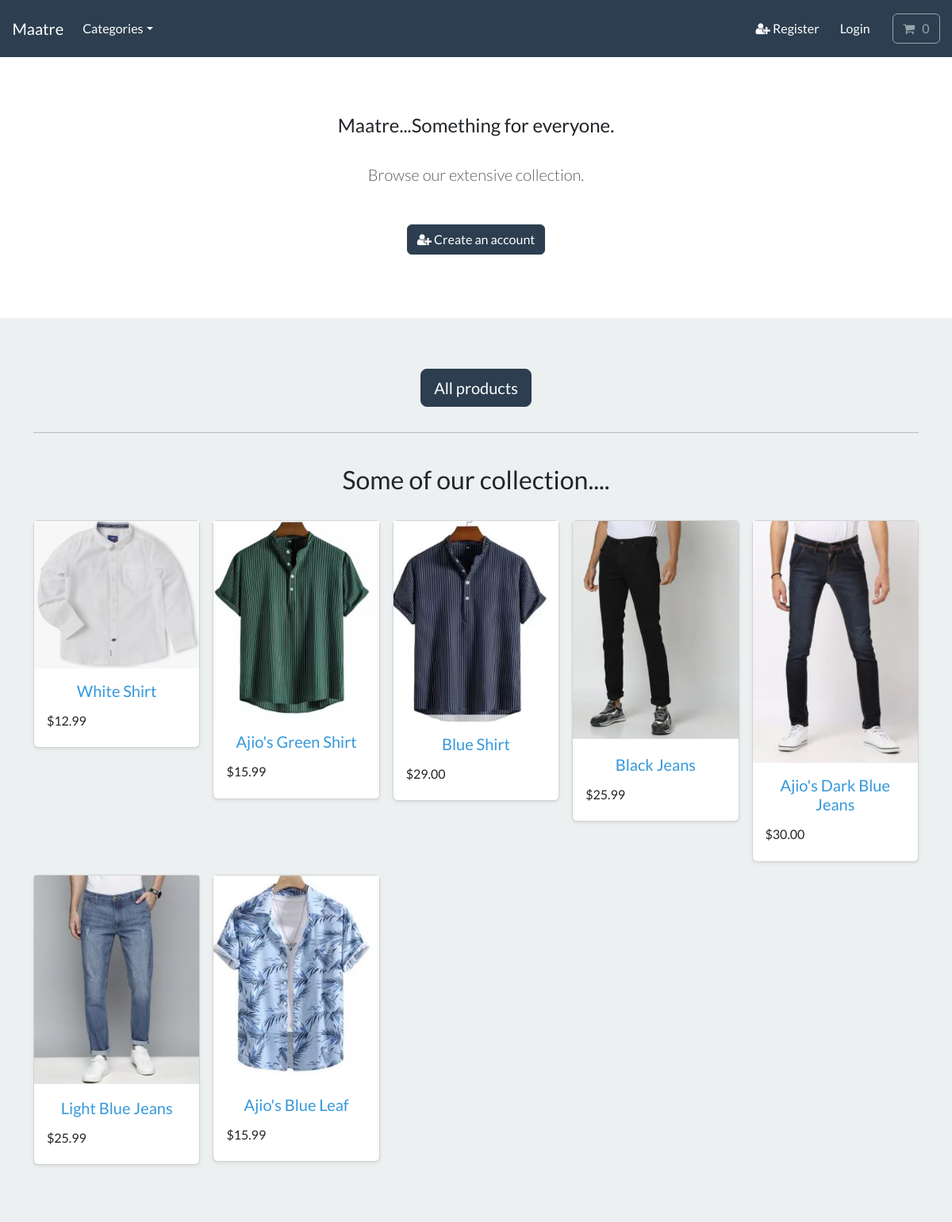
The page / on the database its author committed.
### store/models.py (models this page shows, shortened)
class Product(models.Model):
    category = models.ForeignKey(Category, on_delete=models.CASCADE, null=True, related_name='product')
    title = models.CharField(max_length=200)
    brand = models.CharField(max_length=200, default="un-branded")
    description = models.TextField(blank=True)
    slug = models.SlugField(max_length=200)
    price = models.DecimalField(max_digits=5, decimal_places=2)
    image = models.ImageField(upload_to='images/')
    class Meta:
        verbose_name_plural = 'Products'
    def get_absolute_url(self):
        return reverse("product_info", args=[self.slug])

### store/views.py (the view)
# urls.py: path("", include("store.urls")),                #store app
def store(request):
    all_products = Product.objects.all()
    context = {
        'all_products': all_products
    }
    return render(request, 'store/store_front.html', context)

### cart/cart.py (called while the page is built)
    def __len__(self):
        return sum(item['qty'] for item in self.cart.values())

### cart/context_processors.py (called while the page is built)
def cart(request):
    return {"cart": Cart(request)}

### store/models.py (called while the page is built)
    def get_absolute_url(self):
        return reverse("list_category", args=[self.slug])

### store/views.py (called while the page is built)
def categories(request):
    all_categories = Category.objects.all()
    return {"all_categories": all_categories}

### store/templates/store/store_front.html
{% extends "./base.html" %}
{% load static %}
{% block content %}
    <section class="py-4 text-center container">
        <div class="row py-lg-5">
            <div class="col-lg-6 col-md-8 mx-auto">
                <h4> Maatre...Something for everyone. </h4>
                <br>
                <p class="lead text-muted">
                 Browse our extensive collection.
                </p>
                <br>
                <a href="{% url 'register' %}" class="btn btn-primary my-2">
                    <i class="fa fa-user-plus" aria-hidden="true"></i> Create an account </a>
            </div>
        </div>
    </section>
       <div class="album py-5 bg-light">
        <div class="container pb-3 h5 text-center">
            <a href="{% url 'all_products' %}" class="btn btn-lg btn-primary my-3"> All products </a>
            <hr> <br>
            <h3> Some of our collection.... </h3> <br>
            <div class="row row-cols-1 row-cols-sm-2 row-cols-md-5 g-3">
                {% for product in all_products %}
                    <div class="col">
                        <div class="card shadow-sm">
                            <img class="img-fluid" alt="Responsive image" src="{{product.image.url}}">
                            <div class="card-body">
                                <p class="card-text">
                                <a class="text-info text-decoration-none" href="{{ product.get_absolute_url }}">{{product.title | capfirst}}</a>
                                </p>
                            <div class="d-flex justify-content-between align-items-center">
                            <h6>${{ product.price }} </h6>
                            </div>
                            </div>
                        </div>
                    </div>
            {% endfor %}
          </div>
        </div>
    </div>
{% endblock %}

### store/templates/store/base.html (shortened to what this page needs)
{% load static %}
<!DOCTYPE html>
<html>
    <head>
        <link rel="stylesheet" href="https://bootswatch.com/5/flatly/bootstrap.min.css">
        <link rel="stylesheet" href="https://cdnjs.cloudflare.com/ajax/libs/font-awesome/4.7.0/css/font-awesome.min.css">
        <link rel="stylesheet" href="{% static 'css/style.css' %}" >
    </head>
    <nav class="navbar navbar-expand-lg bg-primary justify-content-center">
        <a class="navbar-brand main-heading text-white" href="{% url 'store' %}">&nbsp; &nbsp; Maatre</a>
        <div class="collapse navbar-collapse" id="navbarCollapse">
            <ul class="navbar-nav me-auto mb-2 mb-md-0">
                <li class="nav-item dropdown">
                    <a class="nav-link dropdown-toggle text-white" href="#" id="navbarDropdown" role="button"
                    data-bs-toggle="dropdown" aria-expanded="false">Categories</a>
                </li>
            </ul>
        </div>
        <div class="collapse navbar-collapse text-center" id="navbarNavDropdown">
            <ul class="navbar-nav ms-auto">
                {% if user.is_authenticated %}
                    <li class="nav-item">
                        <a class="btn btn-alert navbar-btn text-white" type="button"
                        href="{% url 'dashboard' %}"> Dashboard</a>
                    </li>
                    <li class="nav-item">
                        <a class="btn btn-alert navbar-btn text-white" type="button"
                        href="{% url 'logout' %}"> Logout </a>
                    </li>
                {% else %}
                    <li class="nav-item">
                        <a class="btn btn-alert navbar-btn text-white" type="button"
                        href="{% url 'register' %}"><i class="fa fa-user-plus" aria-hidden="true"></i> Register </a>
                    </li>
                    <li class="nav-item">
                        <a class="btn btn-alert navbar-btn text-white" type="button"
                        href="{% url 'login' %}"> Login </a>
                    </li>
                {% endif %}
                <li class="nav-item">
                    <a type="button" role="button" href="{% url 'cart_summary' %}" class="btn btn-outline-secondary">
                        <i class="fa fa-shopping-cart" aria-hidden="true"> </i>
                        <div id="cart-qty" class="d-inline-flex" >
                            {% with qty_amount=cart|length %}
                                {% if qty_amount > 0 %}
                                    {{ qty_amount }}
                                {% else %}
                                    0
                                {% endif %}
                            {% endwith %}
                        </div>
                    </a>
                </li>
            </ul>
        </div>
    </nav>
    <body>
        {% block content %}
        {% endblock %}
    </body>
</html>

### rows shown on the page
Product: image (picture), title "White Shirt", price "12.99"
Product: image (picture), title "Ajio's Green Shirt", price "15.99"
Product: image (picture), title "Blue Shirt", price "29.00"
Product: image (picture), title "Black Jeans", price "25.99"
Product: image (picture), title "Ajio's Dark Blue Jeans", price "30.00"
Product: image (picture), title "Light Blue Jeans", price "25.99"
Product: image (picture), title "Ajio's Blue Leaf", price "15.99"
